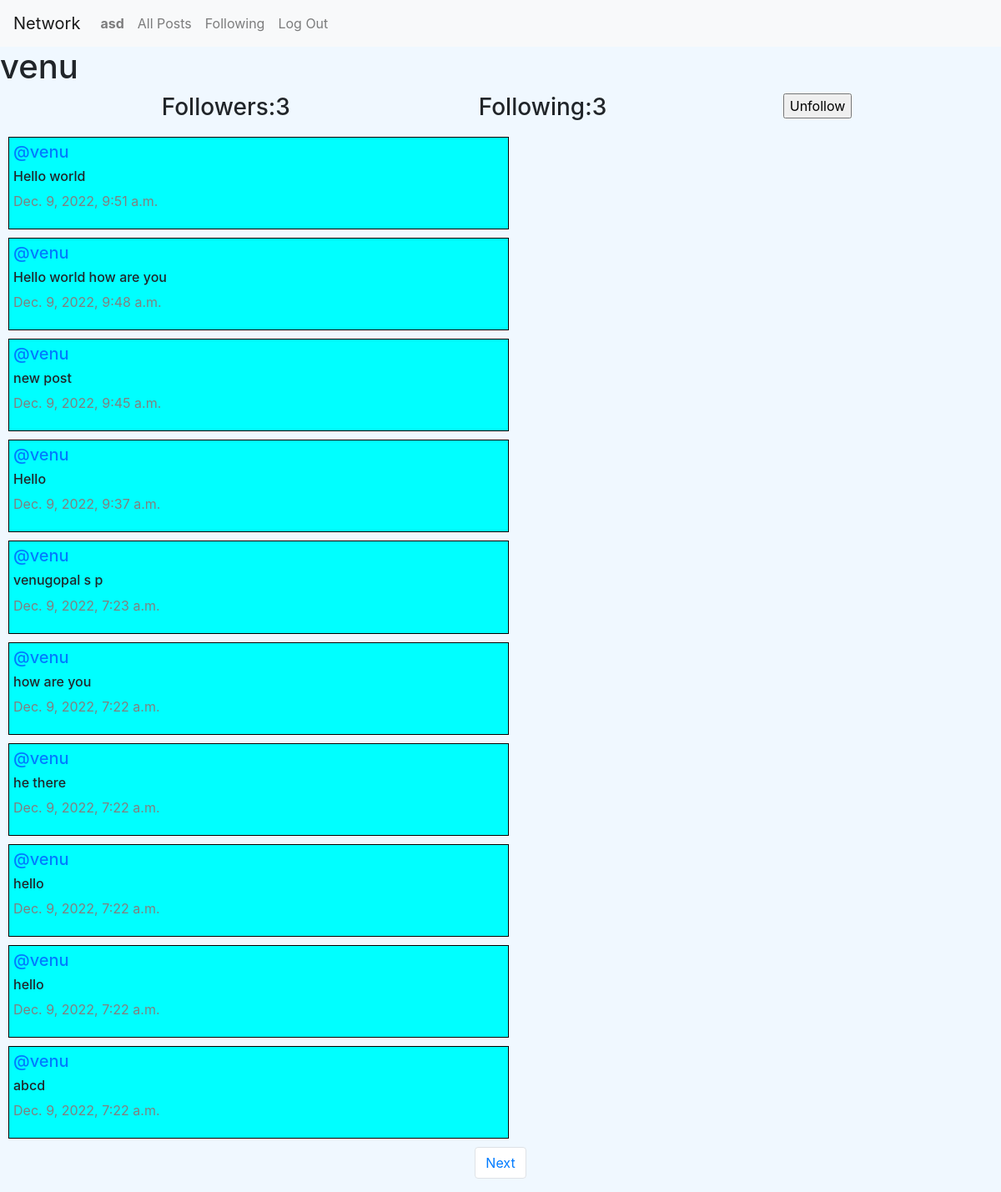
/profile/1 (signed in), run on the app's committed database.
### network/models.py (models this page shows, shortened)
class User(AbstractUser):
    pass

class Post(models.Model):
    content = models.CharField(max_length=160)
    user = models.ForeignKey(User, on_delete=models.CASCADE, related_name="author")
    date  = models.DateTimeField(auto_now_add=True)
    liked = models.ManyToManyField(User, default=None, blank=True)

### network/views.py (the view)
# urls.py: path("profile/<int:user_id>", views.profile, name="profile"),
def profile(request, user_id):
    user = User.objects.get(pk=user_id)
    allPosts = Post.objects.filter(user=user).order_by("id").reverse()
    following = Follow.objects.filter(user=user)
    followers = Follow.objects.filter(user_follower=user)
    try:
        checkFollow = followers.filter(user=User.objects.get(pk=request.user.id))
        if len(checkFollow) != 0:
            isFollowing = True
        else:
            isFollowing = False
    except:
        isFollowing = False
    paginator = Paginator(allPosts, 10)
    page_number = request.GET.get('page')
    posts_of_page = paginator.get_page(page_number)
    return render(request, "network/profile.html", {
        "allPosts": allPosts,
        "posts_of_page": posts_of_page,
        "username": user.username,
        "following": following,
        "follower": followers,
        "isFollowing": isFollowing,
        "user_profile": user
    })

### network/templates/network/profile.html (shortened to what this page needs)
{% extends "network/layout.html" %}
{% block body %}
    <h1>{{ username }}</h1>
    <div class="container">
        <div class="row d-flex justify-content-center">
            <h3 class="col-4">Followers:{{ follower.count }}</h3>
            <h3 class="col-4">Following:{{ following.count }}</h3>
            {% if user.is_authenticated %}
                {% if user != user_profile %}
                    {% if isFollowing %}
                        <form action="{% url 'unfollow' %}" method="post">
                            <input type="submit" value="Unfollow" />
                        </form>
                    {% else %}
                        <form action="{% url 'follow' %}" method="post">
                            {% csrf_token %}
                            <input type="hidden" name="userfollow" value="{{ user_profile }}"/>
                            <input type="submit" value="Follow" />
                        </form>
                    {% endif %}
                {% endif %}
            {% endif %}
        </div>
    </div>
    <div class="all_post">
        {% for post in posts_of_page %}
            <div class="row_post" id="prof">
                <h5 class="username"><a href="{% url 'profile' user_id=post.user.id %}">@{{ post.user }}</a></h5>
                <h6 class="content">{{ post.content }}</h6>
                <p class="date">{{ post.date }}</p>
            </div>
        {% endfor %}
    </div>
    <nav aria-label="Page navigation example">
        <ul class="pagination d-flex justify-content-center">
            {% if posts_of_page.has_next %}
                <li class="page-item"><a class="page-link" href="?page={{ posts_of_page.next_page_number }}">Next</a></li>
            {% endif %}
        </ul>
    </nav>
{% endblock %}

### network/templates/network/layout.html (shortened to what this page needs)
{% load static %}
<!DOCTYPE html>
<html lang="en">
    <head>
        <link rel="stylesheet" href="https://stackpath.bootstrapcdn.com/bootstrap/4.4.1/css/bootstrap.min.css">
        <link href="{% static 'network/styles.css' %}" rel="stylesheet">
    </head>
    <body>
        <nav class="navbar navbar-expand-lg navbar-light bg-light">
            <a class="navbar-brand" href="{% url 'index' %}">Network</a>
            <div>
              <ul class="navbar-nav mr-auto">
                {% if user.is_authenticated %}
                    <li class="nav-item">
                        <a class="nav-link" href="{% url 'profile' user_id=user.id %}"><strong>{{ user.username }}</strong></a>
                    </li>
                {% endif %}
                <li class="nav-item">
                  <a class="nav-link" href="{% url 'index' %}">All Posts</a>
                </li>
                {% if user.is_authenticated %}
                    <li class="nav-item">
                        <a class="nav-link" href="{% url 'following' %}">Following</a>
                    </li>
                    <li class="nav-item">
                        <a class="nav-link" href="{% url 'logout' %}">Log Out</a>
                    </li>
                {% endif %}
              </ul>
            </div>
          </nav>
        <div class="body">
            {% block body %}
            {% endblock %}
        </div>
    </body>
</html>

### network/static/network/styles.css (style rules this page uses)
body { background-color: aliceblue; }
#feeds, #prof, #follow { border: 1px solid black; margin: 10px; padding: 5px; width:600px; background-color: aqua; }
.date { color: grey; }

### data on the page
User: username "asd"
User: username "venu"
Post: user "venu", content "Hello world", date "Dec. 9, 2022, 9:51 a.m."
Post: user "venu", content "Hello world how are you", date "Dec. 9, 2022, 9:48 a.m."
Post: user "venu", content "new post", date "Dec. 9, 2022, 9:45 a.m."
Post: user "venu", content "Hello", date "Dec. 9, 2022, 9:37 a.m."
Post: user "venu", content "venugopal s p", date "Dec. 9, 2022, 7:23 a.m."
Post: user "venu", content "how are you", date "Dec. 9, 2022, 7:22 a.m."
Post: user "venu", content "he there", date "Dec. 9, 2022, 7:22 a.m."
Post: user "venu", content "hello", date "Dec. 9, 2022, 7:22 a.m."
Post: user "venu", content "hello", date "Dec. 9, 2022, 7:22 a.m."
Post: user "venu", content "abcd", date "Dec. 9, 2022, 7:22 a.m."

### other printed values
{{ follower.count }} "3"
{{ following.count }} "3"
